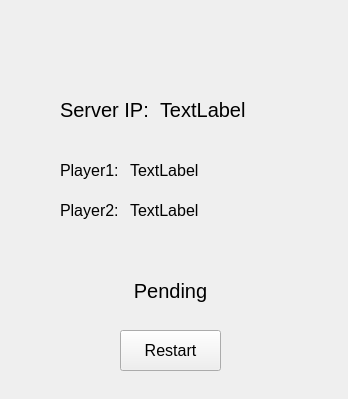
<?xml version="1.0" encoding="UTF-8"?>
<ui version="4.0">
 <class>MainWindow</class>
 <widget class="QWidget" name="MainWindow">
  <property name="geometry">
   <rect>
    <x>0</x>
    <y>0</y>
    <width>348</width>
    <height>399</height>
   </rect>
  </property>
  <property name="windowTitle">
   <string>MainWindow</string>
  </property>
  <widget class="QLabel" name="label">
   <property name="geometry">
    <rect>
     <x>60</x>
     <y>90</y>
     <width>91</width>
     <height>40</height>
    </rect>
   </property>
   <property name="font">
    <font>
     <pointsize>15</pointsize>
    </font>
   </property>
   <property name="text">
    <string>Server IP:</string>
   </property>
  </widget>
  <widget class="QLabel" name="label_2">
   <property name="geometry">
    <rect>
     <x>160</x>
     <y>90</y>
     <width>241</width>
     <height>40</height>
    </rect>
   </property>
   <property name="font">
    <font>
     <pointsize>15</pointsize>
    </font>
   </property>
   <property name="text">
    <string>TextLabel</string>
   </property>
  </widget>
  <widget class="QLabel" name="label_3">
   <property name="geometry">
    <rect>
     <x>60</x>
     <y>150</y>
     <width>91</width>
     <height>40</height>
    </rect>
   </property>
   <property name="font">
    <font>
     <pointsize>12</pointsize>
    </font>
   </property>
   <property name="text">
    <string>Player1:</string>
   </property>
  </widget>
  <widget class="QLabel" name="label_4">
   <property name="geometry">
    <rect>
     <x>60</x>
     <y>190</y>
     <width>91</width>
     <height>40</height>
    </rect>
   </property>
   <property name="font">
    <font>
     <pointsize>12</pointsize>
    </font>
   </property>
   <property name="text">
    <string>Player2:</string>
   </property>
  </widget>
  <widget class="QLabel" name="label_5">
   <property name="geometry">
    <rect>
     <x>130</x>
     <y>150</y>
     <width>211</width>
     <height>40</height>
    </rect>
   </property>
   <property name="font">
    <font>
     <pointsize>12</pointsize>
    </font>
   </property>
   <property name="text">
    <string>TextLabel</string>
   </property>
  </widget>
  <widget class="QLabel" name="label_6">
   <property name="geometry">
    <rect>
     <x>130</x>
     <y>190</y>
     <width>211</width>
     <height>40</height>
    </rect>
   </property>
   <property name="font">
    <font>
     <pointsize>12</pointsize>
    </font>
   </property>
   <property name="text">
    <string>TextLabel</string>
   </property>
  </widget>
  <widget class="QLabel" name="label_7">
   <property name="geometry">
    <rect>
     <x>30</x>
     <y>260</y>
     <width>281</width>
     <height>61</height>
    </rect>
   </property>
   <property name="font">
    <font>
     <pointsize>15</pointsize>
    </font>
   </property>
   <property name="text">
    <string>Pending</string>
   </property>
   <property name="alignment">
    <set>Qt::AlignCenter</set>
   </property>
  </widget>
  <widget class="QPushButton" name="pushButton">
   <property name="geometry">
    <rect>
     <x>120</x>
     <y>330</y>
     <width>101</width>
     <height>41</height>
    </rect>
   </property>
   <property name="font">
    <font>
     <pointsize>12</pointsize>
    </font>
   </property>
   <property name="text">
    <string>Restart</string>
   </property>
  </widget>
 </widget>
 <resources/>
 <connections/>
</ui>
